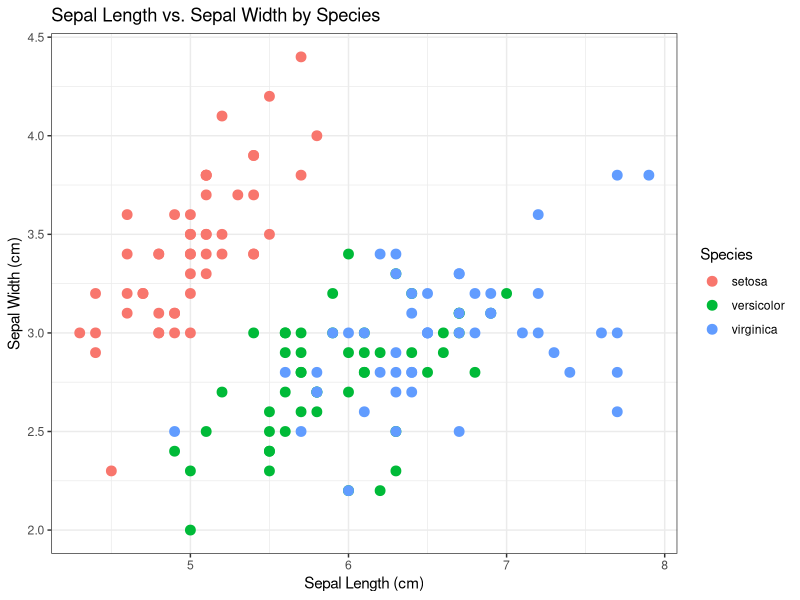
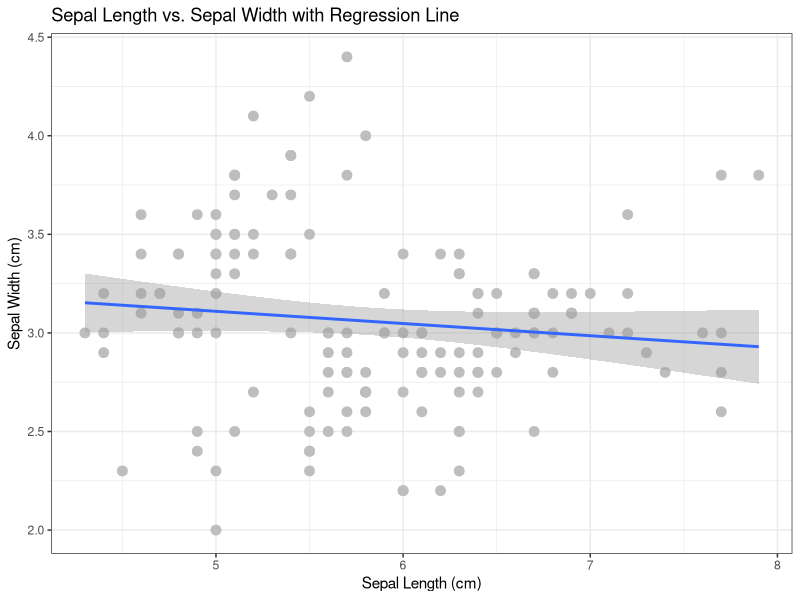
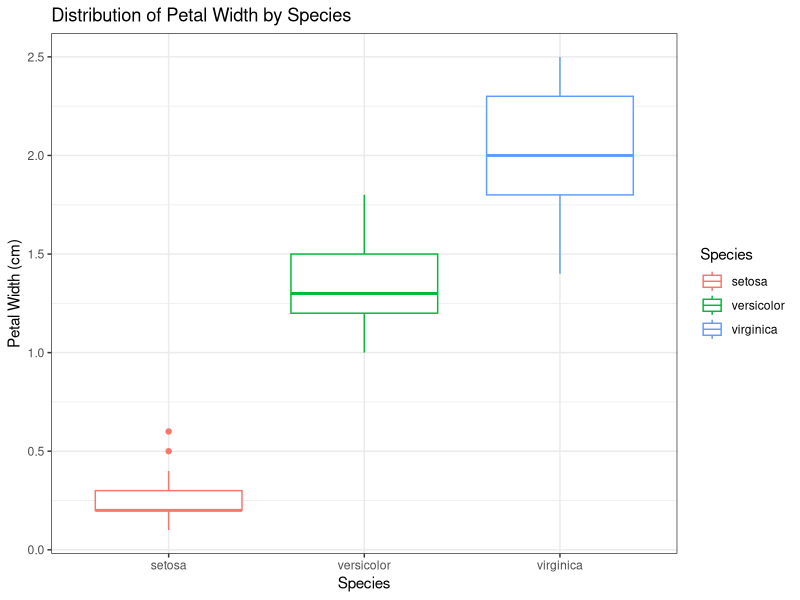
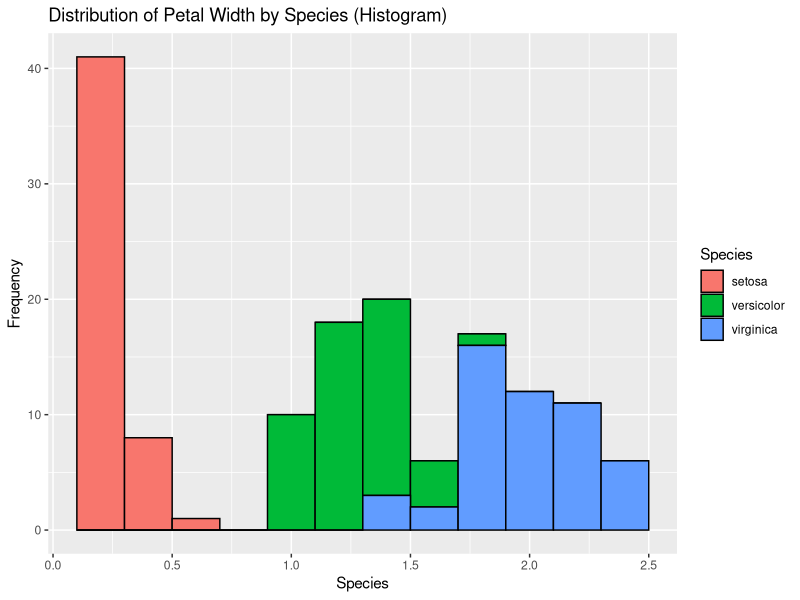

Here is the R script that generated these plots, in order:
## ---- chunk 1
knitr::opts_chunk$set(echo = TRUE)
library(ggplot2)
library(readr)
## ---- chunk 2
Iris <- data(iris)
## ---- chunk 3
ggplot(iris, aes(x = Sepal.Length, y = Sepal.Width, color = Species)) +
  geom_point(size = 3) +  # Adjust point size for better visibility
  labs(title = "Sepal Length vs. Sepal Width by Species",
       x = "Sepal Length (cm)", y = "Sepal Width (cm)") +
  theme_bw()  # Use black and white theme for better readability
## ---- chunk 4
ggplot(iris, aes(x = Sepal.Length, y = Sepal.Width)) +
  geom_point(size = 3, color = "grey") +
  geom_smooth(method = lm) +  # Add linear regression line
  labs(title = "Sepal Length vs. Sepal Width with Regression Line",
       x = "Sepal Length (cm)", y = "Sepal Width (cm)") +
  theme_bw()
## ---- chunk 5
cor(iris$Sepal.Length, iris$Sepal.Width, method = 'pearson')
## ---- chunk 6
ggplot(iris, aes(x = Species, y = Petal.Width, color = Species)) +
  geom_boxplot() +
  labs(title = "Distribution of Petal Width by Species",
       x = "Species", y = "Petal Width (cm)") +
  theme_bw()
## ---- chunk 7
ggplot(iris, aes(x = Petal.Width)) +
  geom_histogram(binwidth=0.2, color="black", aes(fill=Species)) +
  labs(title = "Distribution of Petal Width by Species (Histogram)", x = "Species", y = "Frequency")
## ---- chunk 8
x <- iris[iris$Species == "setosa", ]$Petal.Width
y <- iris[iris$Species == "versicolor", ]$Petal.Width
t.test(x, y)
